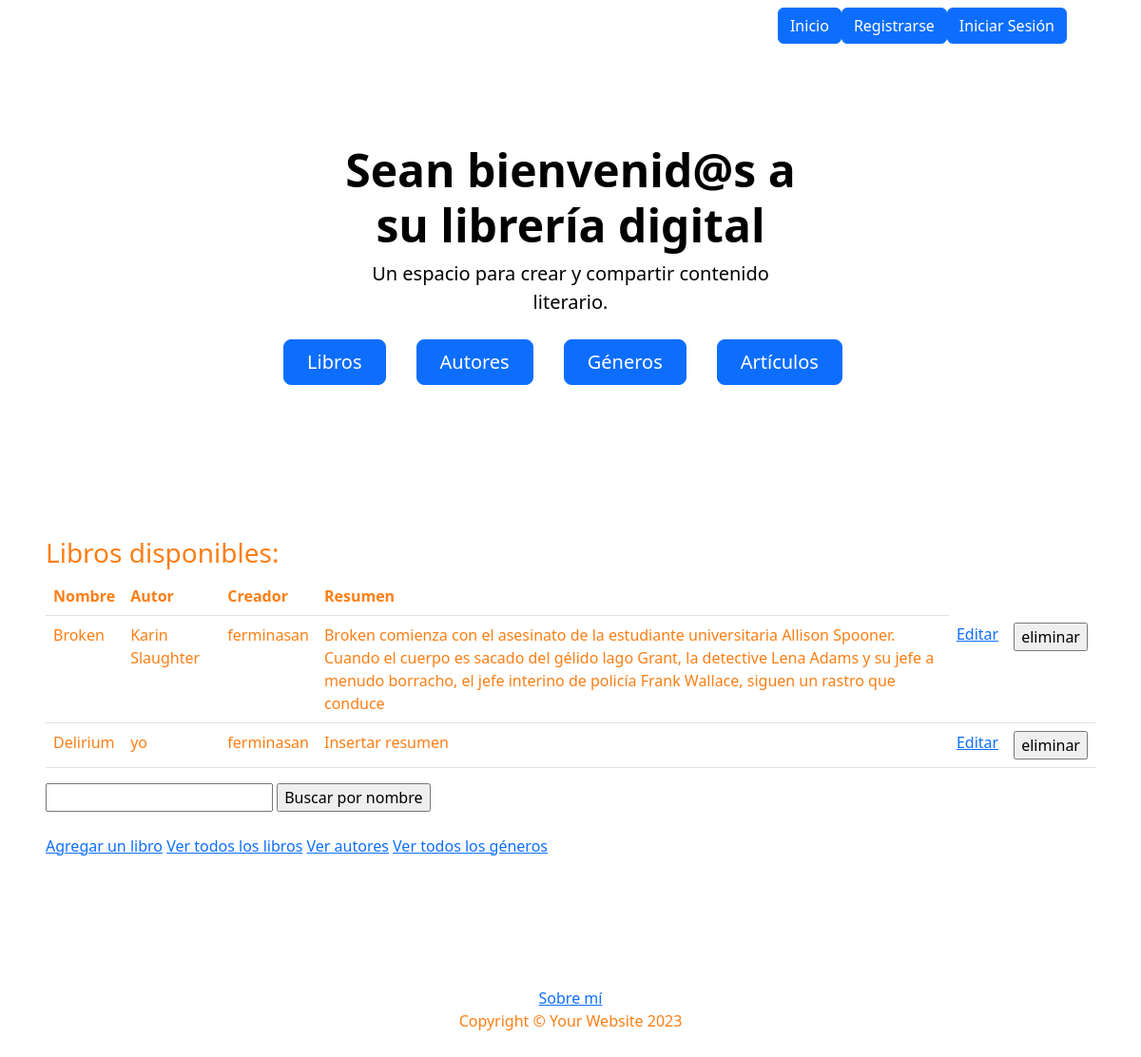
Before: /mi_libreria/libros/ with the older database file.
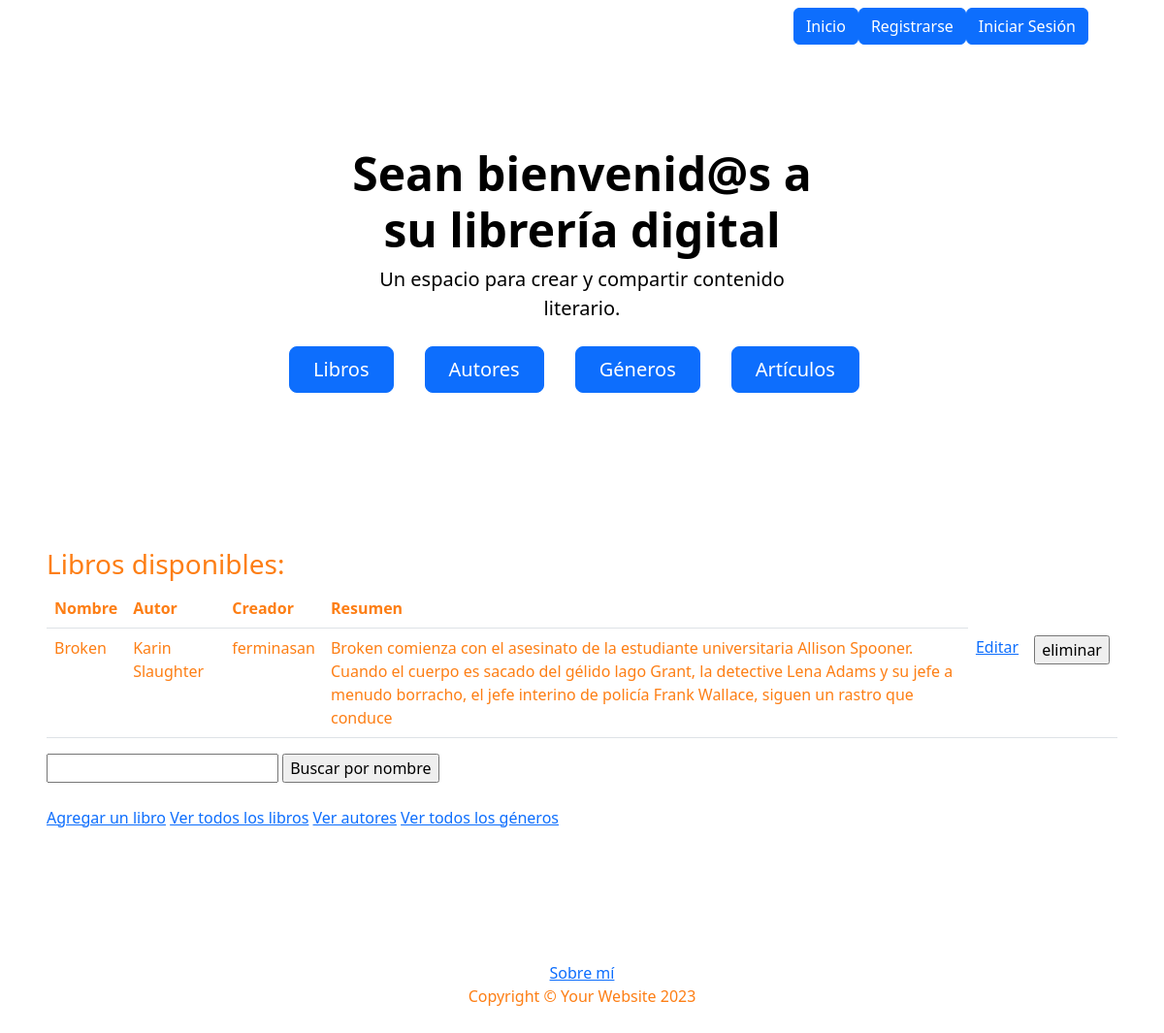
After: the same page with the newer database file.
### mi_libreria/models.py (models this page shows, shortened)
class Libro(models.Model):
    nombre = models.CharField(max_length=64)
    genero = models.CharField(max_length=64)
    sub_genero = models.CharField(max_length=64)
    autor = models.CharField(max_length=256)
    resumen = models.TextField()
    anio = models.IntegerField()
    creador = models.ForeignKey(User, default=1, null=True, on_delete=models.CASCADE, related_name='libros_creados')

### mi_libreria/views.py (the view)
# urls.py: path("libros/", views.listar_libros, name='lista_libros'),
def listar_libros(request):
        contexto = {
            "libros": Libro.objects.all(),
        }
        http_response = render(
            request=request,
            template_name='mi_libreria/lista_libros.html',
            context=contexto,
        )
        return http_response

### mi_libreria/templates/mi_libreria/lista_libros.html (shortened to what this page needs)
{% extends 'base.html' %}
{% block contenido %}
    <h3>Libros disponibles:</h3>
<table class="table">
    <tbody>
        <tr>
            <th>Nombre</th>
            <th>Autor</th>
            <th>Creador</th>
            <th>Resumen</th>
        </tr>
        {% for libro in libros %}
        <tr>
            <td>{{libro.nombre}}</td>
            <td>{{libro.autor}}</td>
            <td>{{libro.creador}}</td>
            <td>{{libro.resumen}}</td>
            <td>
                <a href="{% url 'editar_libro' libro.id %}">Editar</a>
              </td>
            <td>
                <form action="{% url 'eliminar_libro' libro.id %}" method="post">
                  <input type="submit" value="eliminar"/>
                </form>
              </td>
        </tr>
      {% endfor %}
    </tbody>
</table>
    <form action="{% url 'buscar_libros' %}" method="post">
        <input type="text" name="busqueda">
        <input type="submit" value="Buscar por nombre">
      </form>
    <br>
    <a href="{% url 'crear_libros' %}">Agregar un libro</a>
    <a href="{% url 'lista_libros' %}">Ver todos los libros</a>
    <a href="{% url 'lista_autores' %}">Ver autores</a>
    <a href="{% url 'lista_generos' %}">Ver todos los géneros</a>
    <br><br>
{% endblock contenido %}

Changed rows visible on the page:
removed Libro: nombre "Delirium", autor "yo", creador "ferminasan", resumen "Insertar resumen"
